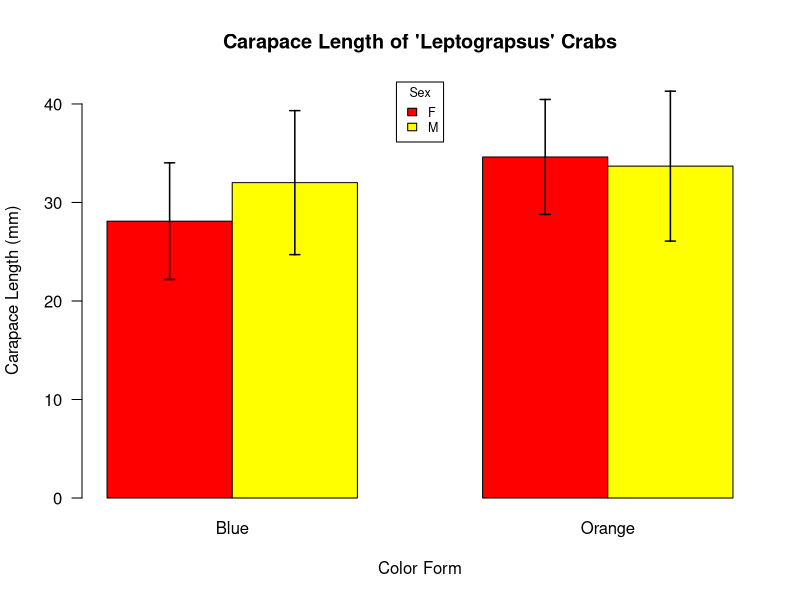

Source code (R):
# Tidy your work environment, if necessary:
rm(list=ls())

# Load the MASS package so that it is active:
library(MASS)

# Read in the sample dataset:
data("crabs")

# This dataset consists of morphological measurements of the crab Leptograpsus variegatus.
# There are 8 variables, but we will focus on three here:
# sp (color form): blue "B" or orange "O"
# sex: "M" or "F"
# CL: carapace length (mm)
# Enter the code: ?crabs for more information about the dataset.

# We will make a grouped bar plot of the mean carapace length for each sex, by color form.
# Color form will be along the x-axis, but within each color there will be side-by-side 
# bars for both sexes.

# We will use the aggregate command to calculate the mean carapace length for each sex, 
# separately for both color forms, and save this as a data frame:
data <- as.data.frame(aggregate(CL~sp+sex, crabs, FUN=mean))

# We will use the same format to calculate the standard deviations for our error bars.
# The [,3] at the end selects only the third column of the output, which is the one that
# contains the vector of calculated values.
data$sd <- aggregate(CL~sp+sex, crabs, FUN=sd)[,3]

# Let's rename the color forms from "B" and "O" to "Blue" and "Orange" (this is not an
# essential step):
data$color <- as.character(data$sp)
data <- within(data, color[color=="B"] <- "Blue")
data <- within(data, color[color=="O"] <- "Orange")

# In order to create the graph, the data must be in a matrix format rather than a data 
# frame. We can get the data in the correct order and format through the following:
means <- data.matrix(xtabs(CL ~ sex + color, data))
sd <- data.matrix(xtabs(sd ~ sex + color, data))
# We do this separately to save the means and the standard deviations.

# To make the bar plot:
bp <- barplot(height = means, # the heights of the bars are given by the values in the means matrix
              beside = TRUE, # stacks the bars side-by-side rather than vertically
              las = 1, # rotates the y-axis numbers to read horizontally
              ylim = c(0, max(means)+max(sd)), # makes the plot tall enough to fit the error bars; the maximum mean value plus the maximum standard deviation
              col=heat.colors(length(rownames(means))), # each sex will be represented by a different color
              ylab = "Carapace Length (mm)",
              xlab = "Color Form",
              main = "Carapace Length of 'Leptograpsus' Crabs",
              legend.text = TRUE,
              args.legend = list(title = "Sex", x = "top", cex=0.75))

# To place the error bars onto the figure bars:
arrows(bp, means - sd, bp, means + sd, lwd = 1.5, angle = 90, code = 3, length = 0.05)
